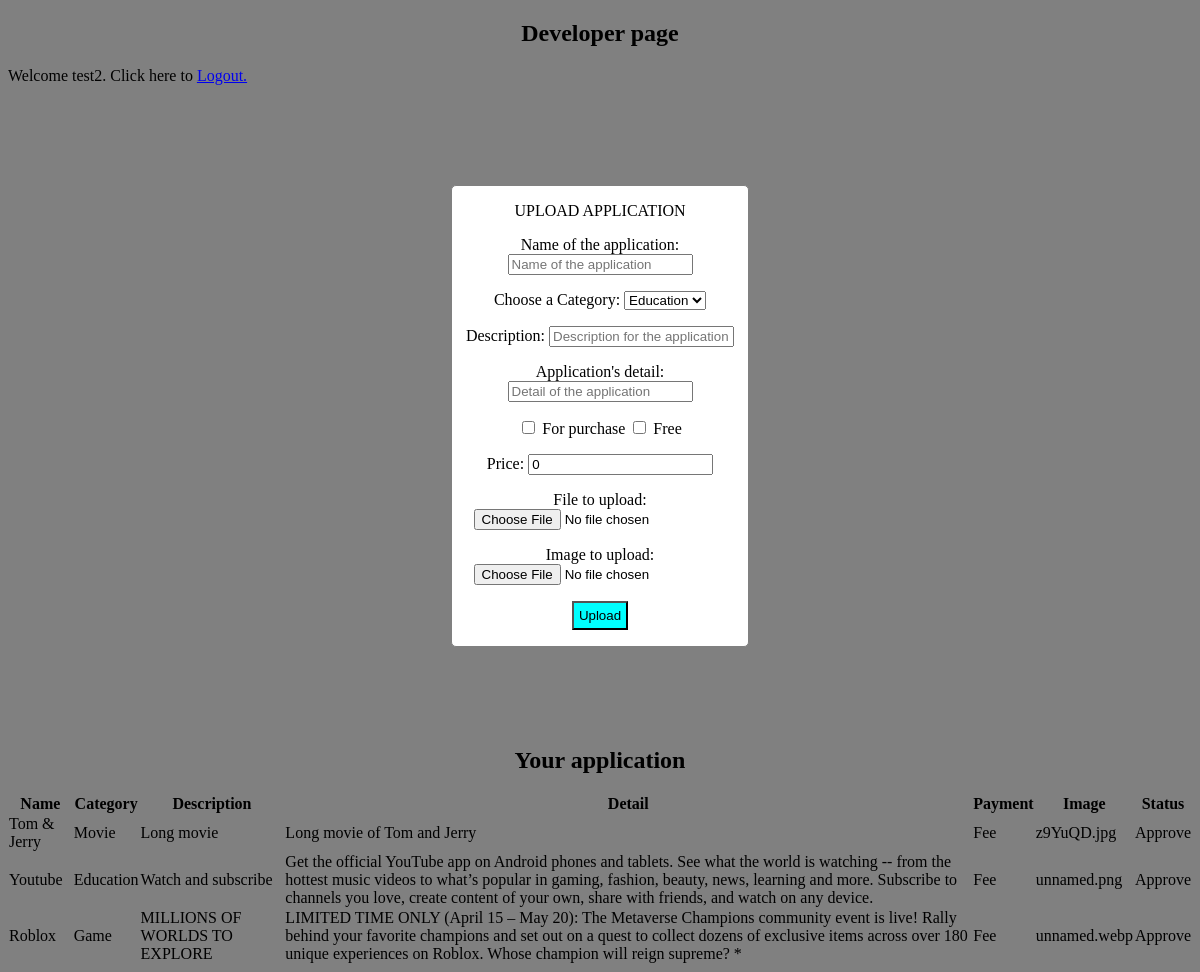
The page /developer.php (signed in) on the database its author committed.
### tables this page shows
CREATE TABLE `application` (
  `Name` varchar(50) NOT NULL,
  `Category` varchar(20) NOT NULL,
  `Description` varchar(100) NOT NULL,
  `Detail` varchar(10000) NOT NULL,
  `Payment` varchar(10) NOT NULL,
  `image` varchar(100) NOT NULL,
  `Status` varchar(20) NOT NULL,
  `developer` varchar(50) DEFAULT NULL,
  `ID` int(11) NOT NULL,
  `File` varchar(255) DEFAULT NULL,
  `Price` int(10) DEFAULT NULL
);

### developer.php (the view, shortened to what this page needs)
<?php
    include "db_conn.php";
?>
<!DOCTYPE html>
<head>
    <link rel="stylesheet" href="style.css">
</head>
<body>
    <div class="Developer-page">
        <h2>Developer page</h2>
    </div>
    Welcome <?php echo $_SESSION["User_name"];?>.
    Click here to <a href="Login.php" title="Login page">Logout.</a>
    <div class="upload-aplication">
        <form action="dev-upload.php" method="POST" enctype="multipart/form-data">
            <p>UPLOAD APPLICATION</p>
            <p>
                <label>Name of the application: </label>
                <input type="text" name="name" placeholder="Name of the application">
            </p>
            <label for="Category">Choose a Category:</label>
            <select name="Category" id="Category">
                <option value="Education">Education</option>
            </select>
            <p>
                <label>Description: </label>
                <input type="text" name="des" placeholder="Description for the application">
            </p>
            <p>
                <label>Application's detail: </label>
                <input type="text" name="detail" placeholder="Detail of the application">
            </p>
            <input type="checkbox" id="1" name="payment" value="Fee" onclick="checkbox(this.id)">
            <label for="Fee">For purchase</label>
            <input type="checkbox" id="2" name="payment" value="Free" onclick="checkbox(this.id)">
            <label for="Free">Free</label><br>
            <p>
                <label>Price: </label>
                <input type="text" name="price" placeholder="Application's price" value="0">
            </p>
            <p>
            <label>File to upload: </label>
            <input type="file" name="file" id="file">
            </p>
            <p>
            <label>Image to upload: </label>
            <input type="file" value="Upload Image" name="image">
            </p>
            <p>
                <button type="submit" value="upload" name="upload" id="btn"> Upload </button>
            </p>
        </form>
    </div>
    <div class="application-table">
        <h2>Your application</h2>
        <table>
            <tr>
                <th>Name</th>
                <th>Category</th>
                <th>Description</th>
                <th>Detail</th>
                <th>Payment</th>
                <th>Image</th>
                <th>Status</th>
            </tr>
            <?php
                $devname = $_SESSION['User_name'];
                $sql = "SELECT Name, Category, Description, Detail, Payment, image, Status from application WHERE developer='$devname'" ;
                $result = $conn-> query($sql);
                if($result-> num_rows > 0) {
                   while ($row = $result-> fetch_assoc()) {
                       echo "<tr><td>".$row["Name"]. "</td><td>". $row["Category"] . "</td><td>". $row["Description"] ."</td><td>". $row["Detail"]."</td><td>". $row["Payment"]."</td><td>". $row["image"]."</td><td>". $row["Status"]."</td></tr>";
                   }
                   echo "</table>";
                }
                else {
                    echo "0 result";
                }
            ?>
    </div>
</body>
</html>

### style.css (style rules this page uses)
body { background-color: gray; }
table { border-collapse: collapse; width: auto; }
div.upload-aplication,div.Register-box { border: solid gray 1px; text-align: center; width: 25%; border-radius: 5px; background-color: white; margin: 100px auto; }
#btn { color: black; background-color: aqua; padding: 5px; }
h2, div.admin-title { text-align: center; }
div.upload-aplication { border: solid gray 1px; text-align: center; width: 25%; border-radius: 5px; background-color: white; }

### rows shown on the page
application: Name "Tom & Jerry", Category "Movie", Description "Long movie", Detail "Long movie of Tom and Jerry", Payment "Fee", image "z9YuQD.jpg", Status "Approve"
application: Name "Youtube", Category "Education", Description "Watch and subscribe", Detail "Get the official YouTube app on Android phones and tablets. See what the world is watching -- from the hottest music videos to what’s popular in gaming, fashion, beauty, news, learning and more. Subscribe to channels you love, create content of your own, share with friends, and watch on any device.", Payment "Fee", image "unnamed.png", Status "Approve"
application: Name "Roblox", Category "Game", Description "MILLIONS OF WORLDS TO EXPLORE", Detail "LIMITED TIME ONLY (April 15 – May 20): The Metaverse Champions community event is live! Rally behind your favorite champions and set out on a quest to collect dozens of exclusive items across over 180 unique experiences on Roblox. Whose champion will reign supreme? *", Payment "Fee", image "unnamed.webp", Status "Approve"

### other values the page prints
$_SESSION["User_name"] "test2"
